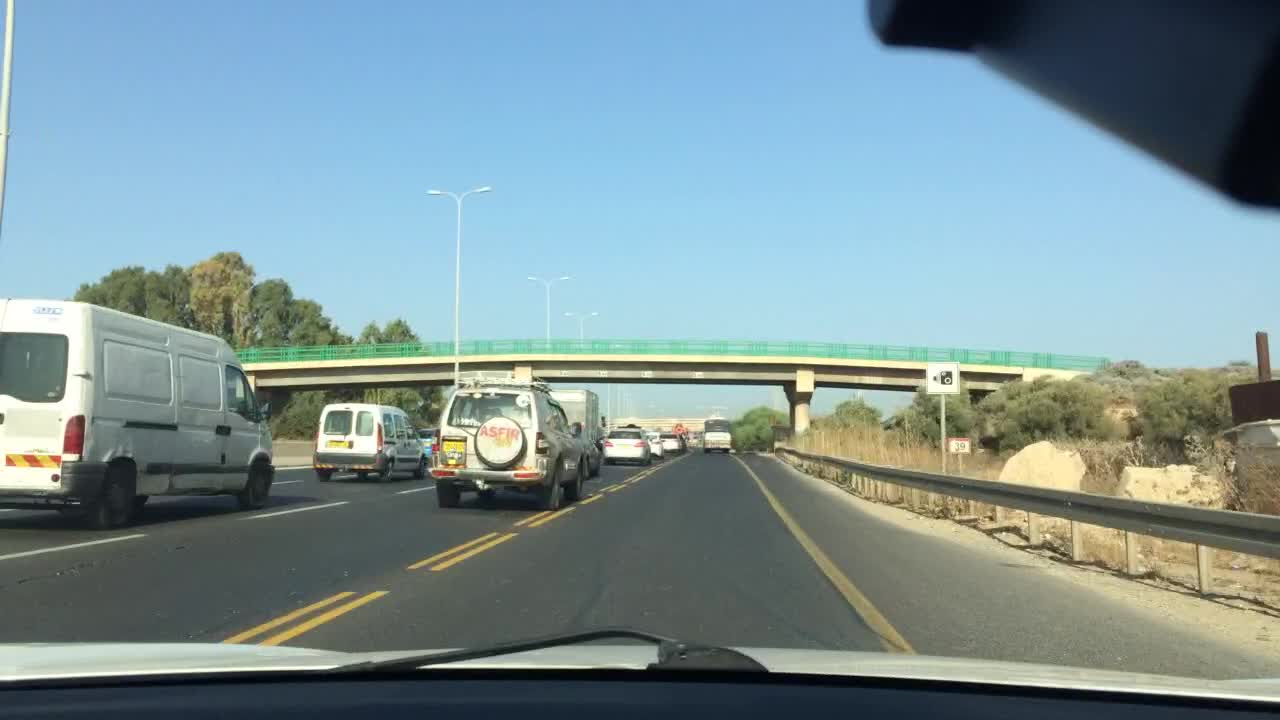
#> input picture data/test_frame.jpg, 1280 x 720 px
$ python -i preprocess.py   (imports and definitions only)
#> lines starting #> are read from the running program, lines starting #| are printed output that depends on the picture; after the words box and inside, x2 and y2 are one past the last pixel; in counts of white or black regions, pixels touching at a corner belong together
import cv2
import numpy as np

# ── 1. REGION OF INTEREST ──────────────────────────────────────────────────────
def region_of_interest(img):
    """Keep only the lower trapezoid where lanes appear."""
    h, w = img.shape[:2]
    mask = np.zeros_like(img)
    polygon = np.array([[
        (int(w * 0.05), h),
        (int(w * 0.45), int(h * 0.6)),
        (int(w * 0.55), int(h * 0.6)),
        (int(w * 0.95), h),
    ]], dtype=np.int32)
    cv2.fillPoly(mask, polygon, 255)
    return cv2.bitwise_and(img, mask)

# ── 2. COLOR FILTERING ─────────────────────────────────────────────────────────
def filter_lane_colors(img):
    """Isolate white and yellow lane markings."""
    hsv = cv2.cvtColor(img, cv2.COLOR_BGR2HSV)

    # White lanes
    white_mask = cv2.inRange(hsv,
        np.array([0,   0,   200]),
        np.array([180, 30,  255]))

    # Yellow lanes
    yellow_mask = cv2.inRange(hsv,
        np.array([15,  80,  80]),
        np.array([35,  255, 255]))

    combined = cv2.bitwise_or(white_mask, yellow_mask)
    return cv2.bitwise_and(img, img, mask=combined)

# ── 3. EDGE DETECTION ──────────────────────────────────────────────────────────
def detect_edges(img):
    """Grayscale → Gaussian blur → Canny edges."""
    gray   = cv2.cvtColor(img, cv2.COLOR_BGR2GRAY)
    blur   = cv2.GaussianBlur(gray, (5, 5), 0)
    edges  = cv2.Canny(blur, threshold1=50, threshold2=150)
    return edges

# ── 4. PERSPECTIVE WARP ────────────────────────────────────────────────────────
def warp_perspective(img):
    """Bird's-eye view transform for cleaner lane fitting."""
    h, w = img.shape[:2]
    src = np.float32([
        [int(w * 0.45), int(h * 0.6)],
        [int(w * 0.55), int(h * 0.6)],
        [int(w * 0.95), h],
        [int(w * 0.05), h],
    ])
    dst = np.float32([
        [int(w * 0.2), 0],
        [int(w * 0.8), 0],
        [int(w * 0.8), h],
        [int(w * 0.2), h],
    ])
    M    = cv2.getPerspectiveTransform(src, dst)
    Minv = cv2.getPerspectiveTransform(dst, src)
    warped = cv2.warpPerspective(img, M, (w, h))
    return warped, M, Minv

# ── 5. FULL PIPELINE ───────────────────────────────────────────────────────────
def preprocess(img):
    """Run the full classical CV pipeline on one frame."""
    color_filtered = filter_lane_colors(img)
    edges          = detect_edges(color_filtered)
    roi            = region_of_interest(edges)
    warped, M, Minv = warp_perspective(img)          # also return warp matrices
    warped_edges   = region_of_interest(detect_edges(filter_lane_colors(warped)))
    return {
        "color_filtered": color_filtered,
        "edges":          edges,
        "roi":            roi,
        "warped":         warped,
        "warped_edges":   warped_edges,
        "M":              M,
        "Minv":           Minv,
    }

>>> import cv2
>>> picture = cv2.imread('../data/test_frame.jpg')
#> picture is the input picture: shape (720, 1280, 3); mean B, G, R 153.2, 148.5, 125.3
>>> result = preprocess(picture)
#> in filter_lane_colors, `hsv = cv2.cvtColor(img, cv2.COLOR_BGR2HSV)`: hsv: shape (720, 1280, 3); mean H, S, V 77.6, 72.1, 163.5
#> in filter_lane_colors, `white_mask = cv2.inRange(hsv, np.array([0,   0,   200]), np.array([180..`:
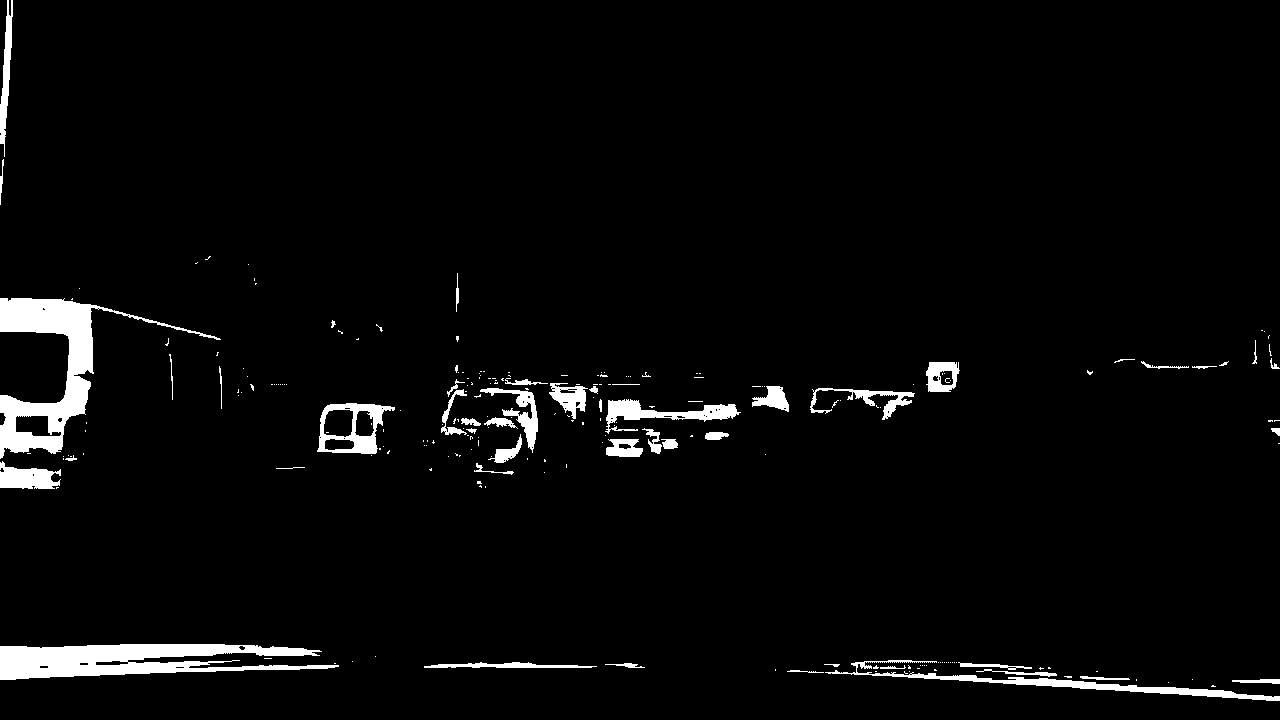
#> white_mask: shape (720, 1280); 3.4% white; 229 white regions (179 under 20 px), largest, box (x1, y1, x2, y2) and area: (0, 298, 221, 459) 7801, (0, 644, 339, 680) 7246, (825, 660, 1280, 701) 2597
#> in filter_lane_colors, `yellow_mask = cv2.inRange(hsv, np.array([15,  80,  80]), np.array([35,..`: yellow_mask: shape (720, 1280); 5.3% white; 366 white regions (299 under 20 px), largest, box (x1, y1, x2, y2) and area: (804, 374, 1234, 495) 18475, (847, 473, 1203, 598) 9186, (1136, 432, 1280, 515) 4465
#> in filter_lane_colors, `combined = cv2.bitwise_or(white_mask, yellow_mask)`: combined: shape (720, 1280); 8.7% white; 592 white regions (477 under 20 px), largest, box (x1, y1, x2, y2) and area: (804, 374, 1234, 495) 18475, (847, 473, 1203, 598) 9186, (0, 298, 221, 459) 7801
#> in detect_edges, `edges  = cv2.Canny(blur, threshold1=50, threshold2=150)`: edges: shape (720, 1280); 3.1% white in thin lines or dots
#> in region_of_interest, `cv2.fillPoly(mask, polygon, 255)`:
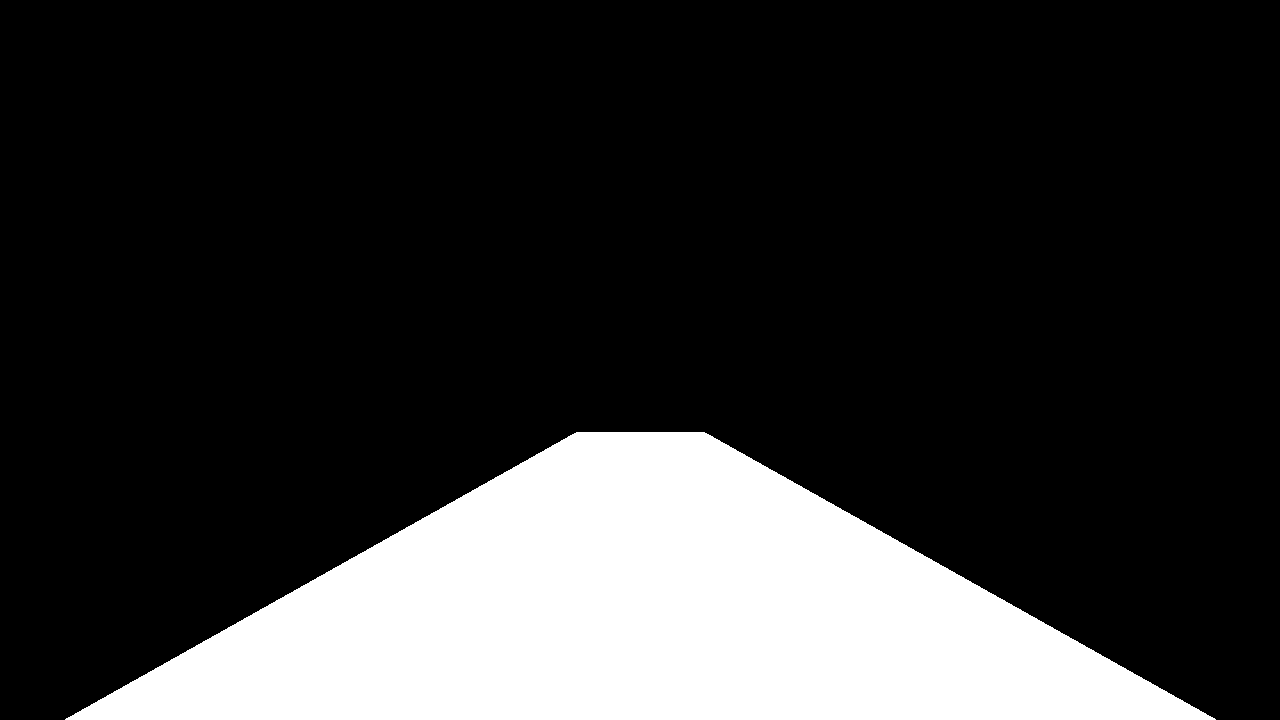
#> mask: shape (720, 1280); 20% white; 1 white region, box (x1, y1, x2, y2) and area: (65, 432, 1216, 720) 184544
#> in region_of_interest, `return cv2.bitwise_and(img, mask)`: returned value: shape (720, 1280); 0.56% white in thin lines or dots, all inside (x1, y1, x2, y2) = (147, 432, 1170, 694)
#> in warp_perspective, `warped = cv2.warpPerspective(img, M, (w, h))`:
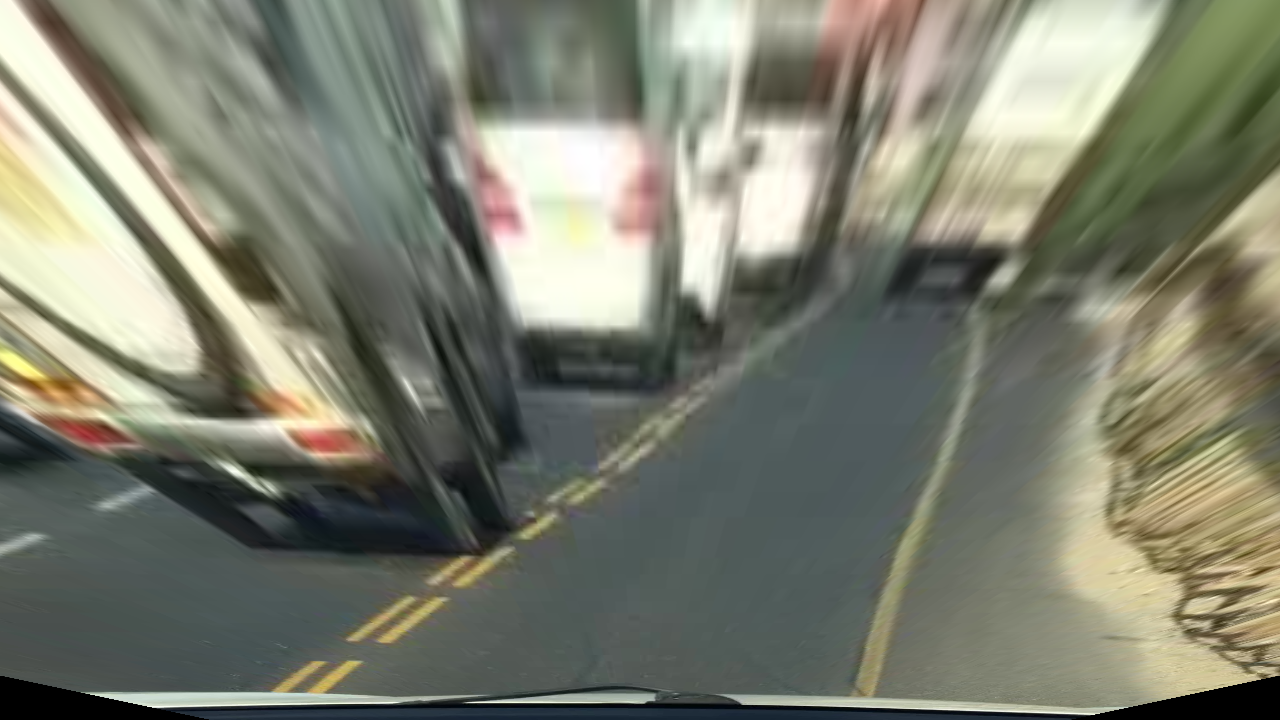
#> warped: shape (720, 1280, 3); mean B, G, R 111.8, 126.9, 124.8
#> in preprocess, `warped, M, Minv = warp_perspective(img)`: M = [[-0.545, -1.62, 989.1], [0, -2.05, 883.6], [2.6e-19, -0.00253, 1]]; Minv = [[0.167, -0.79, 533.3], [0, -0.489, 432], [0, -0.00123, 1]]
#> in filter_lane_colors (call 2), `hsv = cv2.cvtColor(img, cv2.COLOR_BGR2HSV)`: hsv: shape (720, 1280, 3); mean H, S, V 48.4, 41.7, 130.1
#> in filter_lane_colors (call 2), `white_mask = cv2.inRange(hsv, np.array([0,   0,   200]), np.array([180..`: white_mask: shape (720, 1280); 9.2% white; 70 white regions (44 under 20 px), largest, box (x1, y1, x2, y2) and area: (480, 124, 650, 327) 22405, (968, 0, 1158, 138) 15031, (670, 0, 755, 306) 12408
#> in filter_lane_colors (call 2), `yellow_mask = cv2.inRange(hsv, np.array([15,  80,  80]), np.array([35,..`: yellow_mask: shape (720, 1280); 5.5% white; 151 white regions (112 under 20 px), largest, box (x1, y1, x2, y2) and area: (1106, 430, 1280, 679) 17968, (1109, 356, 1280, 486) 5333, (1141, 240, 1267, 349) 5197
#> in filter_lane_colors (call 2), `combined = cv2.bitwise_or(white_mask, yellow_mask)`: combined: shape (720, 1280); 14.7% white; 221 white regions (156 under 20 px), largest, box (x1, y1, x2, y2) and area: (480, 124, 650, 327) 22405, (1106, 430, 1280, 679) 17968, (968, 0, 1158, 138) 15031
#> in detect_edges (call 2), `edges  = cv2.Canny(blur, threshold1=50, threshold2=150)`: edges: shape (720, 1280); 2.6% white in thin lines or dots
#> in region_of_interest (call 2), `return cv2.bitwise_and(img, mask)`:
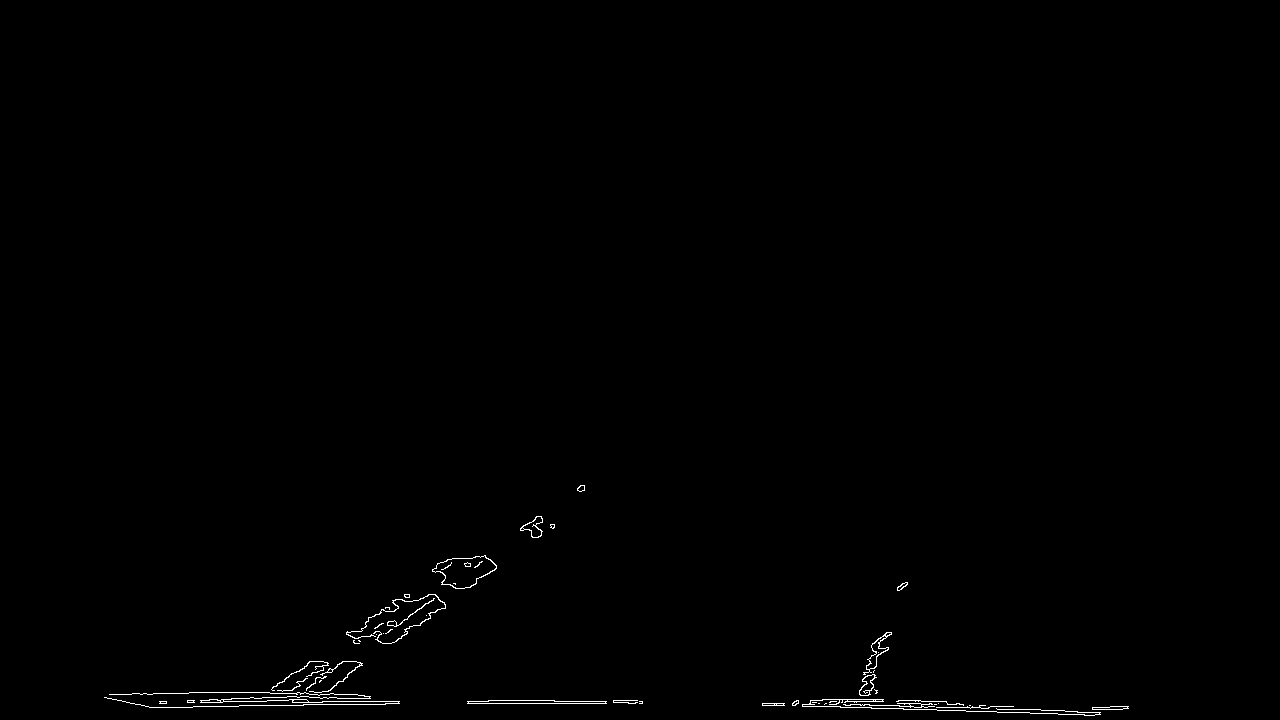
#> returned value: shape (720, 1280); 0.43% white in thin lines or dots, all inside (x1, y1, x2, y2) = (104, 485, 1129, 716)
#> result = 7 items
